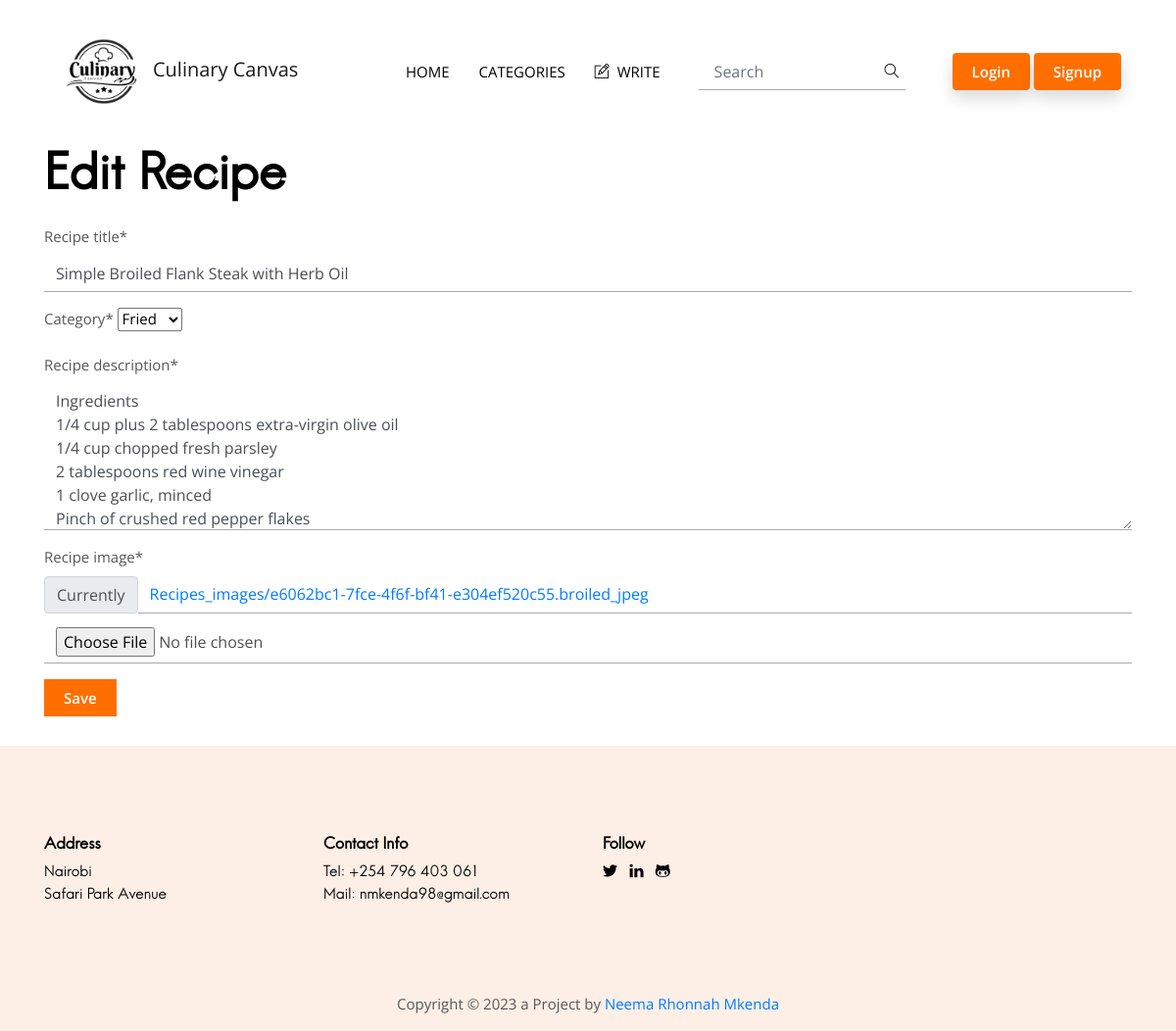
The page /edit_recipes/9/ on the database as committed earlier.
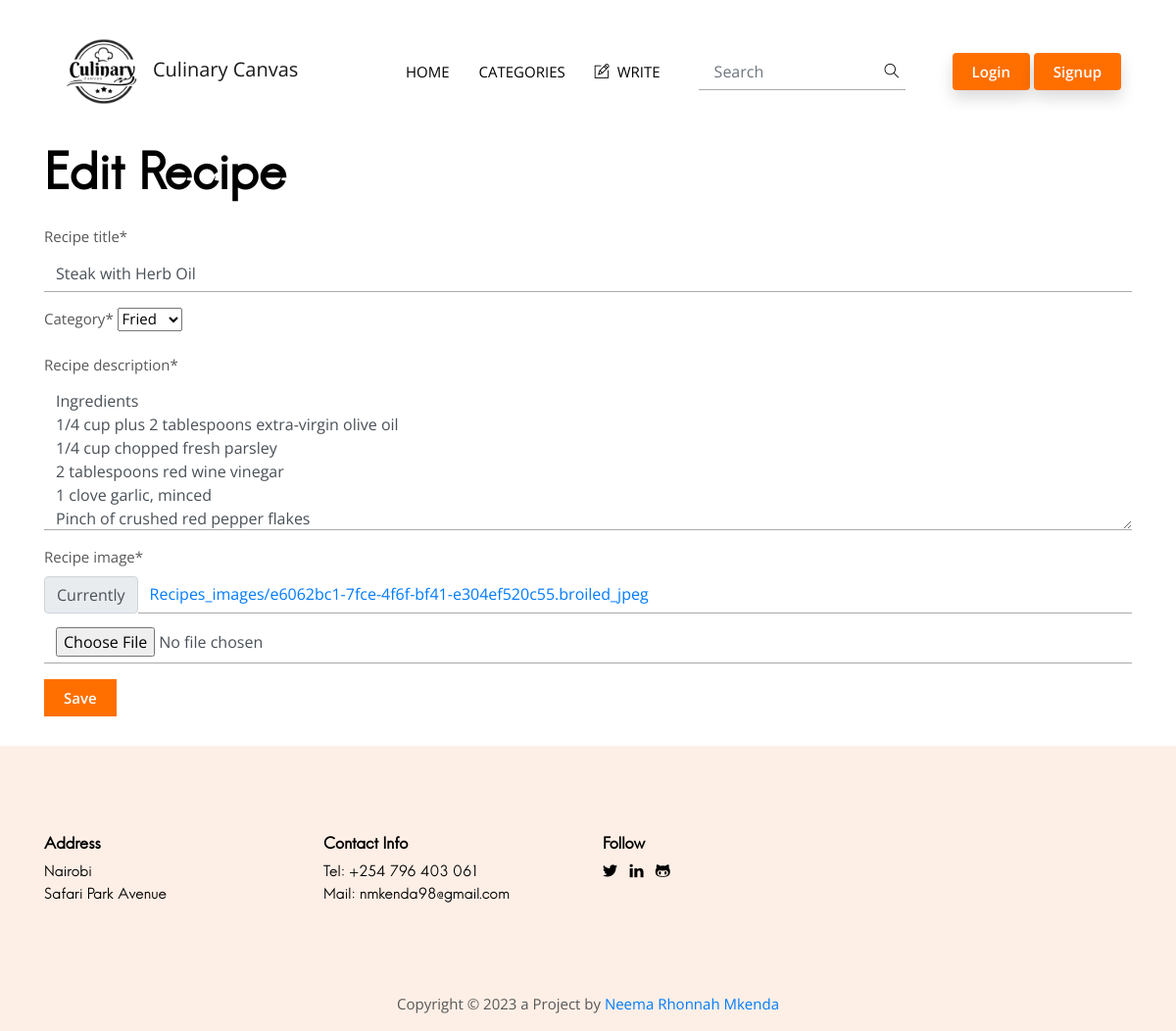
The same page on the database as committed later.
### main_app/models.py (models this page shows, shortened)
class Recipe(models.Model):
    BAKED = 'Baked'
    BOILED = 'Boiled'
    FRIED = 'Fried'
    CATEGORY_CHOICES = [
        (BAKED, 'Baked'),
        (BOILED, 'Boiled'),
        (FRIED, 'Fried'),
    ]
    recipe_title = models.CharField(max_length=255)
    category = models.CharField(max_length=20, choices=CATEGORY_CHOICES, default=BAKED)
    recipe_description = models.TextField()
    recipe_image = models.ImageField(upload_to=unique_img_name, null=True, default='Recipes_images/default.jpeg')
    created_at = models.DateTimeField(auto_now_add=True, null=True)
    user = models.ForeignKey(User, on_delete=models.CASCADE)

### main_app/views.py (the view)
# urls.py: path('edit_recipes/<int:recipe_id>/', views.edit_recipes, name='edit_recipes'),
def edit_recipes(request, recipe_id):
    recipe = get_object_or_404(Recipe, id=recipe_id)
    if request.method == 'POST':
        form = RecipeForm(request.POST, request.FILES, instance=recipe)
        if form.is_valid():
            recipe.created_at = timezone.now()
            form.save()
            messages.success(request, "Post Updated Successfully!")
            return redirect('profile')  # Redirect to the user's profile or any other appropriate page
    else:
        form = RecipeForm(instance=recipe)
    return render(request, 'edit_recipes.html', {'form': form, 'recipe': recipe})

### main_app/app_forms.py
class RecipeForm(forms.ModelForm):
    class Meta:
        model = Recipe
        fields = "__all__"
        exclude = ['user']

### templates/edit_recipes.html (shortened to what this page needs)
{% load crispy_forms_filters %}
{% load static %}
<!DOCTYPE html>
<html lang="zxx">
<head>
    <link rel="stylesheet" href="{% static 'app/plugins/bootstrap/bootstrap.min.css' %}">
    <link rel="stylesheet" href="{% static 'app/plugins/slick/slick.css' %}">
    <link rel="stylesheet" href="{% static 'app/plugins/themify-icons/themify-icons.css' %}">
    <link href="{% static 'app/css/style.css' %}" rel="stylesheet">
</head>
<body>
<header class="navigation">
    <nav class="navbar navbar-expand-lg navbar-light">
        <a class="navbar-brand" href="{% url 'home' %}">
            <img class="img-fluid" style="height: 100px" src="{% static 'app/images/Culinary.png' %}" alt="parsa">Culinary
            Canvas
        </a>
        <div class="collapse navbar-collapse text-center justify-content-center" id="navogation">
            <ul class="navbar-nav ml-auto">
                <li class="nav-item">
                    <a class="nav-link text-uppercase text-dark active" href="{% url 'home' %}">Home</a>
                </li>
                <li class="nav-item">
                    <a class="nav-link text-uppercase text-dark" href="{% url 'category' %}">Categories</a>
                </li>
                <li class="nav-item">
                    <a class="nav-link text-uppercase text-dark" href="{% url 'blogPostEntry' %}"><i
                            class="ti-pencil-alt mr-2"></i>Write</a>
                </li>
            </ul>
            <form class="form-inline position-relative ml-lg-4" method="get" action="{% url 'search' %}">
                <input class="form-control px-3 w-100" type="search" name="query" placeholder="Search">
                <button type="submit" class="search-icon"><i class="ti-search text-dark"></i></button>
            </form>
        </div>
        <div class="ml-5">
            {% if user.is_authenticated %}
                <a href="{% url 'profile' %}">
                    <div class="d-flex flex-column align-items-center">
                        <span class="text-dark mb"><span class="font-italic">Welcome Back</span></span>
                        <span class="text-dark"><span class="font-weight-bold"
                                                      style="font-size: 20px; color: darkorange">{{ user.first_name }} {{ user.last_name }}!</span></span>
                    </div>
                </a>
            {% else %}
                <a href="{% url 'login' %}" class="btn btn-primary rounded shadow">Login</a>
                <a href="{% url 'signup' %}" class="btn btn-primary rounded shadow">Signup</a>
            {% endif %}
        </div>
    </nav>
</header>
  <div class="container mt-5 justify-content-center m-auto">
    <h2 class="mb-4">Edit Recipe</h2>
    <form method="post" action="{% url 'edit_recipes' recipe.id %}" enctype="multipart/form-data">
      {{ form | crispy }}
      <button type="submit" class="btn btn-primary mb-30">Save</button>
    </form>
  </div>
<footer class="bg-secondary">
    <div class="section">
        <div class="container">
            <div class="row">
                <div class="col-md-3 col-sm-6 mb-4 mb-md-0">
                    <h6>Address</h6>
                    <ul class="list-unstyled">
                        <li class="font-secondary text-dark">Nairobi</li>
                        <li class="font-secondary text-dark">Safari Park Avenue</li>
                    </ul>
                </div>
                <div class="col-md-3 col-sm-6 mb-4 mb-md-0">
                    <h6>Contact Info</h6>
                    <ul class="list-unstyled">
                        <li class="font-secondary text-dark">Tel: +254 796 403 061</li>
                        <li class="font-secondary text-dark">Mail: nmkenda98@gmail.com</li>
                    </ul>
                </div>
                <div class="col-md-3 col-sm-6 mb-4 mb-md-0">
                    <h6>Follow</h6>
                    <ul class="list-inline d-inline-block">
                        <li class="list-inline-item"><a href="https://twitter.com/nemz__" target="_blank" class="text-dark"><i class="ti-twitter-alt"></i></a>
                        </li>
                        <li class="list-inline-item"><a href="https://www.linkedin.com/in/neema-mkenda-bb52b4200/" target="_blank" class="text-dark"><i class="ti-linkedin"></i></a></li>
                        <li class="list-inline-item"><a href="https://github.com/NeemaRhonnahMkenda" target="_blank" class="text-dark"><i class="ti-github"></i></a></li>
                    </ul>
                </div>
            </div>
        </div>
    </div>
    <div class="text-center pb-3">
        <p class="mb-0">Copyright ©
            a Project by <a href="https://github.com/NeemaRhonnahMkenda" target="_blank">Neema Rhonnah Mkenda</a></p>
    </div>
</footer>
</body>
</html>

### static/app/css/style.css (style rules this page uses)
body { line-height: 1.5; font-family: "Open Sans", sans-serif; -webkit-font-smoothing: antialiased; font-size: 15px; color: #585757; }
p, .paragraph { font-weight: 400; font-size: 15px; line-height: 1.5; font-family: "Open Sans", sans-serif; }
h1, h2, h3, h4, h5, h6 { color: #000000; font-family: "hanskendrick", sans-serif; font-weight: 600; line-height: 1.2; }
h2, .h2 { font-size: 50px; }
h6, .h6 { font-size: 16px; }
.btn { font-size: 15px; font-family: "Open Sans", sans-serif; text-transform: capitalize; padding: 8px 20px; border-radius: 0; font-weight: 600; border: 1px solid; position: relative; z-index: 1; transition: 0.2s ease; }
.btn-primary { background: #ff6f00; color: #fff; border: 0; }
body { background-color: #fff; overflow-x: hidden; }
ol, ul { list-style-type: none; margin: 0px; }
img { vertical-align: middle; border: 0; }
a, a:hover, a:focus { text-decoration: none; }
a, button, select { cursor: pointer; transition: 0.2s ease; }
.section { padding-top: 90px; padding-bottom: 90px; }
.bg-secondary { background: #fdefe6 !important; }
.text-dark { color: #000000 !important; }
.font-secondary { font-family: "hanskendrick", sans-serif !important; }
.mb-30 { margin-bottom: 30px !important; }
.form-control { border: 0; border-bottom: 1px solid #ababab; border-radius: 0; }
textarea.form-control { height: 150px; }
.navigation { z-index: 9; }
.headroom { position: sticky; top: 0; left: 0; right: 0; transition: all 0.4s ease-in-out; padding: 10px 40px; background-color: #fff; }
.navbar .nav-item .nav-link { padding: 20px 15px; }
.search-icon { border: 0; background: transparent; position: absolute; right: 0; top: 50%; transform: translateY(-50%); }

Rows that differ between the two databases and show on the page:
changed Recipe "Fried": recipe_title "Simple Broiled Flank Steak with Herb Oil" → "Steak with Herb Oil"
